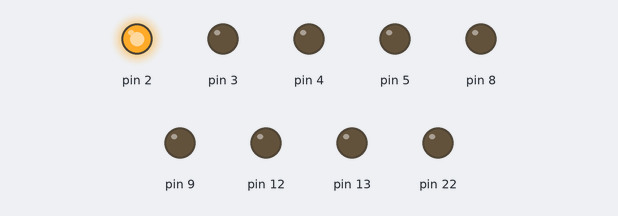
Bench run of a sketch on a simulated Arduino Uno, built with avr-gcc and run on an emulated ATmega328P. Parts: output pins drawn as LEDs (lit = HIGH).

Above: at 0.1 s.
At 0.6 s:
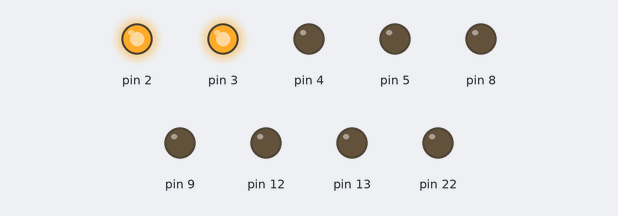
At 1.1 s:
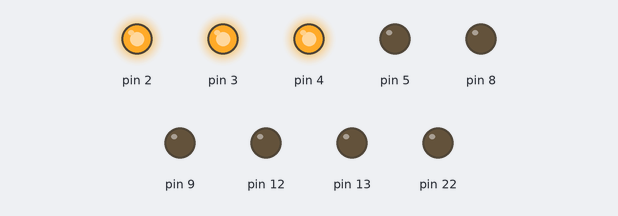
At 1.6 s:
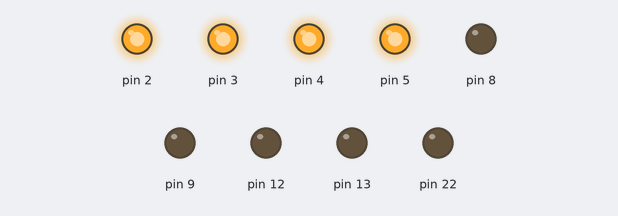
At 42.6 s:
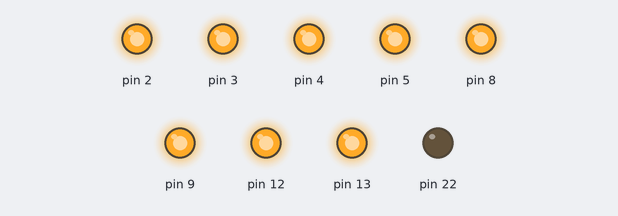
At 56.6 s:
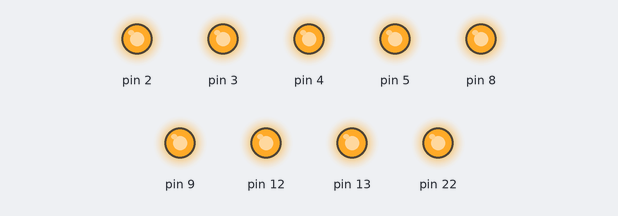
Timing chart, 0 to 58.1 s (numbered marks = the images above):
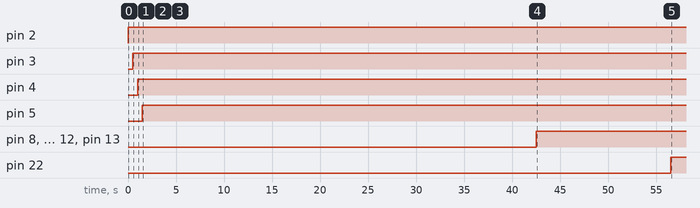

Measured:
- by itself, pin 2: LOW → HIGH at 0.00 s
- by itself, pin 3: LOW → HIGH at 0.50 s
- by itself, pin 4: LOW → HIGH at 1.0 s
- by itself, pin 5: LOW → HIGH at 1.5 s
- by itself, pin 8, pin 9, pin 12, pin 13: LOW → HIGH at 42.5 s
- by itself, pin 22: LOW → HIGH at 56.5 s

The sketch:

ContadorBinario.ino
```cpp
void setup() {
  Serial.begin(9600);
  pinMode(2,OUTPUT);
  pinMode(3,OUTPUT);
  pinMode(4,OUTPUT);
  pinMode(5,OUTPUT);
}
int a=1;
void loop() {
    a++;
    digitalWrite(a,HIGH);
    delay(500);
    if(a%2==0){

    }
  else{
  if(a%2==0){

  }
  }
}
```
